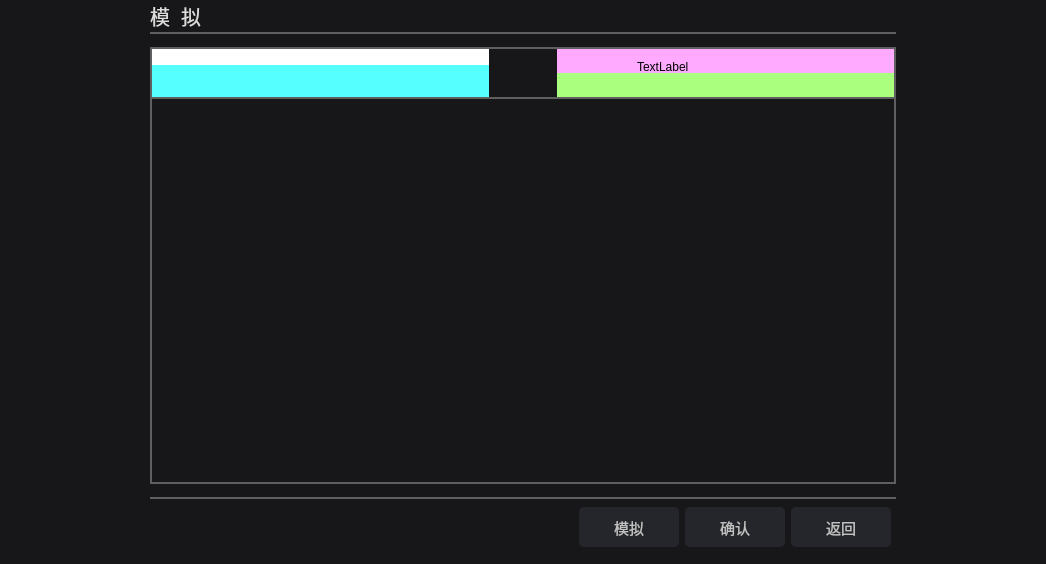
<?xml version="1.0" encoding="UTF-8"?>
<ui version="4.0">
 <class>SimulationWidget</class>
 <widget class="QWidget" name="SimulationWidget">
  <property name="geometry">
   <rect>
    <x>0</x>
    <y>0</y>
    <width>1046</width>
    <height>564</height>
   </rect>
  </property>
  <property name="windowTitle">
   <string>Form</string>
  </property>
  <property name="styleSheet">
   <string notr="true">background-color:rgb(23, 23, 26);</string>
  </property>
  <layout class="QGridLayout" name="gridLayout">
   <property name="leftMargin">
    <number>0</number>
   </property>
   <property name="topMargin">
    <number>0</number>
   </property>
   <property name="rightMargin">
    <number>0</number>
   </property>
   <property name="bottomMargin">
    <number>0</number>
   </property>
   <property name="spacing">
    <number>0</number>
   </property>
   <item row="0" column="0">
    <widget class="QWidget" name="centralWidget" native="true">
     <layout class="QVBoxLayout" name="verticalLayout_2" stretch="1,13,2">
      <property name="spacing">
       <number>13</number>
      </property>
      <property name="leftMargin">
       <number>150</number>
      </property>
      <property name="topMargin">
       <number>0</number>
      </property>
      <property name="rightMargin">
       <number>150</number>
      </property>
      <property name="bottomMargin">
       <number>0</number>
      </property>
      <item>
       <widget class="QWidget" name="labelWidget" native="true">
        <property name="styleSheet">
         <string notr="true">background-color:rgb(95, 95, 95)</string>
        </property>
        <layout class="QGridLayout" name="gridLayout_2">
         <property name="leftMargin">
          <number>0</number>
         </property>
         <property name="topMargin">
          <number>0</number>
         </property>
         <property name="rightMargin">
          <number>0</number>
         </property>
         <property name="bottomMargin">
          <number>2</number>
         </property>
         <item row="0" column="0">
          <widget class="QLabel" name="label">
           <property name="styleSheet">
            <string notr="true">background-color:rgb(23, 23, 26);
color:rgb(220, 220, 220);
qproperty-alignment: AlignCenter;
font-size:20px;

</string>
           </property>
           <property name="text">
            <string>模  拟</string>
           </property>
          </widget>
         </item>
        </layout>
       </widget>
      </item>
      <item>
       <widget class="QWidget" name="operationWidget" native="true">
        <property name="styleSheet">
         <string notr="true">background-color:rgb(95, 95, 95);</string>
        </property>
        <layout class="QVBoxLayout" name="verticalLayout_3" stretch="1,8">
         <property name="spacing">
          <number>2</number>
         </property>
         <property name="leftMargin">
          <number>2</number>
         </property>
         <property name="topMargin">
          <number>2</number>
         </property>
         <property name="rightMargin">
          <number>2</number>
         </property>
         <property name="bottomMargin">
          <number>2</number>
         </property>
         <item>
          <widget class="QWidget" name="paramWidget" native="true">
           <property name="styleSheet">
            <string notr="true">background-color:rgb(23, 23, 26)</string>
           </property>
           <layout class="QHBoxLayout" name="horizontalLayout_2" stretch="5,1,5">
            <property name="spacing">
             <number>0</number>
            </property>
            <property name="leftMargin">
             <number>0</number>
            </property>
            <property name="topMargin">
             <number>0</number>
            </property>
            <property name="rightMargin">
             <number>0</number>
            </property>
            <property name="bottomMargin">
             <number>0</number>
            </property>
            <item>
             <widget class="QWidget" name="widget_left" native="true">
              <layout class="QVBoxLayout" name="verticalLayout_4" stretch="1,2">
               <property name="spacing">
                <number>0</number>
               </property>
               <property name="leftMargin">
                <number>0</number>
               </property>
               <property name="topMargin">
                <number>0</number>
               </property>
               <property name="rightMargin">
                <number>0</number>
               </property>
               <property name="bottomMargin">
                <number>0</number>
               </property>
               <item>
                <widget class="QWidget" name="opButtonWidget" native="true">
                 <property name="minimumSize">
                  <size>
                   <width>0</width>
                   <height>0</height>
                  </size>
                 </property>
                 <property name="styleSheet">
                  <string notr="true">background-color: rgb(255, 255, 255);</string>
                 </property>
                </widget>
               </item>
               <item>
                <widget class="QWidget" name="angleDisplayWidget" native="true">
                 <property name="minimumSize">
                  <size>
                   <width>0</width>
                   <height>0</height>
                  </size>
                 </property>
                 <property name="styleSheet">
                  <string notr="true">background-color: rgb(85, 255, 255);</string>
                 </property>
                </widget>
               </item>
              </layout>
             </widget>
            </item>
            <item>
             <widget class="QWidget" name="widget_mid" native="true"/>
            </item>
            <item>
             <widget class="QWidget" name="widget_right" native="true">
              <layout class="QVBoxLayout" name="verticalLayout_5">
               <property name="spacing">
                <number>0</number>
               </property>
               <property name="leftMargin">
                <number>0</number>
               </property>
               <property name="topMargin">
                <number>0</number>
               </property>
               <property name="rightMargin">
                <number>0</number>
               </property>
               <property name="bottomMargin">
                <number>0</number>
               </property>
               <item>
                <widget class="QWidget" name="widget_3" native="true">
                 <property name="minimumSize">
                  <size>
                   <width>0</width>
                   <height>0</height>
                  </size>
                 </property>
                 <property name="sizeIncrement">
                  <size>
                   <width>0</width>
                   <height>0</height>
                  </size>
                 </property>
                 <property name="styleSheet">
                  <string notr="true">background-color: rgb(255, 170, 255);</string>
                 </property>
                 <widget class="QLabel" name="label_2">
                  <property name="geometry">
                   <rect>
                    <x>80</x>
                    <y>10</y>
                    <width>53</width>
                    <height>15</height>
                   </rect>
                  </property>
                  <property name="text">
                   <string>TextLabel</string>
                  </property>
                 </widget>
                </widget>
               </item>
               <item>
                <widget class="QWidget" name="widget_4" native="true">
                 <property name="minimumSize">
                  <size>
                   <width>0</width>
                   <height>0</height>
                  </size>
                 </property>
                 <property name="styleSheet">
                  <string notr="true">background-color: rgb(170, 255, 127);</string>
                 </property>
                </widget>
               </item>
              </layout>
             </widget>
            </item>
           </layout>
          </widget>
         </item>
         <item>
          <widget class="QWidget" name="displayWidget" native="true">
           <property name="styleSheet">
            <string notr="true">background-color:rgb(23, 23, 26);</string>
           </property>
           <layout class="QGridLayout" name="gridLayout_3">
            <property name="leftMargin">
             <number>5</number>
            </property>
            <property name="topMargin">
             <number>5</number>
            </property>
            <property name="rightMargin">
             <number>5</number>
            </property>
            <property name="bottomMargin">
             <number>5</number>
            </property>
            <item row="0" column="0">
             <widget class="QWidget" name="widget" native="true">
              <property name="styleSheet">
               <string notr="true">QWidget#widget
{
border-image:url(:/image/simulation.png);
background-position: center; 
background-repeat: no-repeat;
}</string>
              </property>
             </widget>
            </item>
           </layout>
          </widget>
         </item>
        </layout>
       </widget>
      </item>
      <item>
       <widget class="QWidget" name="jumpButtonWidget" native="true">
        <property name="styleSheet">
         <string notr="true">background-color:rgb(95, 95, 95)</string>
        </property>
        <layout class="QVBoxLayout" name="verticalLayout">
         <property name="leftMargin">
          <number>0</number>
         </property>
         <property name="topMargin">
          <number>2</number>
         </property>
         <property name="rightMargin">
          <number>0</number>
         </property>
         <property name="bottomMargin">
          <number>0</number>
         </property>
         <item>
          <widget class="QWidget" name="buttonInnerWidget" native="true">
           <property name="styleSheet">
            <string notr="true">background-color:rgb(23, 23, 26);</string>
           </property>
           <layout class="QHBoxLayout" name="horizontalLayout">
            <property name="topMargin">
             <number>0</number>
            </property>
            <property name="rightMargin">
             <number>5</number>
            </property>
            <item>
             <spacer name="horizontalSpacer">
              <property name="orientation">
               <enum>Qt::Horizontal</enum>
              </property>
              <property name="sizeHint" stdset="0">
               <size>
                <width>1500</width>
                <height>10</height>
               </size>
              </property>
             </spacer>
            </item>
            <item>
             <widget class="QPushButton" name="simulateButton">
              <property name="sizePolicy">
               <sizepolicy hsizetype="Fixed" vsizetype="Fixed">
                <horstretch>0</horstretch>
                <verstretch>0</verstretch>
               </sizepolicy>
              </property>
              <property name="styleSheet">
               <string notr="true">QPushButton {
background-color: rgb(37, 38, 43);
color: rgb(192, 192, 192);
font-size:15px;
border-radius: 5px;
min-width: 100px;
min-height: 40px;
}
QPushButton:hover{
background-color: rgb(70, 72, 81);
}
QPushButton:pressed {
background-color: rgb(245, 245, 245);
}</string>
              </property>
              <property name="text">
               <string>模拟</string>
              </property>
             </widget>
            </item>
            <item>
             <spacer name="horizontalSpacer_2">
              <property name="orientation">
               <enum>Qt::Horizontal</enum>
              </property>
              <property name="sizeHint" stdset="0">
               <size>
                <width>400</width>
                <height>10</height>
               </size>
              </property>
             </spacer>
            </item>
            <item>
             <widget class="QPushButton" name="confirmButton">
              <property name="styleSheet">
               <string notr="true">QPushButton {
background-color: rgb(37, 38, 43);
color: rgb(192, 192, 192);
font-size:15px;
border-radius: 5px;
min-width: 100px;
min-height: 40px;
}
QPushButton:hover{
background-color: rgb(70, 72, 81);
}
QPushButton:pressed {
background-color: rgb(245, 245, 245);
}</string>
              </property>
              <property name="text">
               <string>确认</string>
              </property>
             </widget>
            </item>
            <item>
             <spacer name="horizontalSpacer_3">
              <property name="orientation">
               <enum>Qt::Horizontal</enum>
              </property>
              <property name="sizeHint" stdset="0">
               <size>
                <width>400</width>
                <height>10</height>
               </size>
              </property>
             </spacer>
            </item>
            <item>
             <widget class="QPushButton" name="backButton">
              <property name="styleSheet">
               <string notr="true">QPushButton {
background-color: rgb(37, 38, 43);
color: rgb(192, 192, 192);
font-size:15px;
border-radius: 5px;
min-width: 100px;
min-height: 40px;
}
QPushButton:hover{
background-color: rgb(70, 72, 81);
}
QPushButton:pressed {
background-color: rgb(245, 245, 245);
}</string>
              </property>
              <property name="text">
               <string>返回</string>
              </property>
             </widget>
            </item>
           </layout>
          </widget>
         </item>
        </layout>
       </widget>
      </item>
     </layout>
    </widget>
   </item>
  </layout>
 </widget>
 <resources/>
 <connections/>
</ui>
